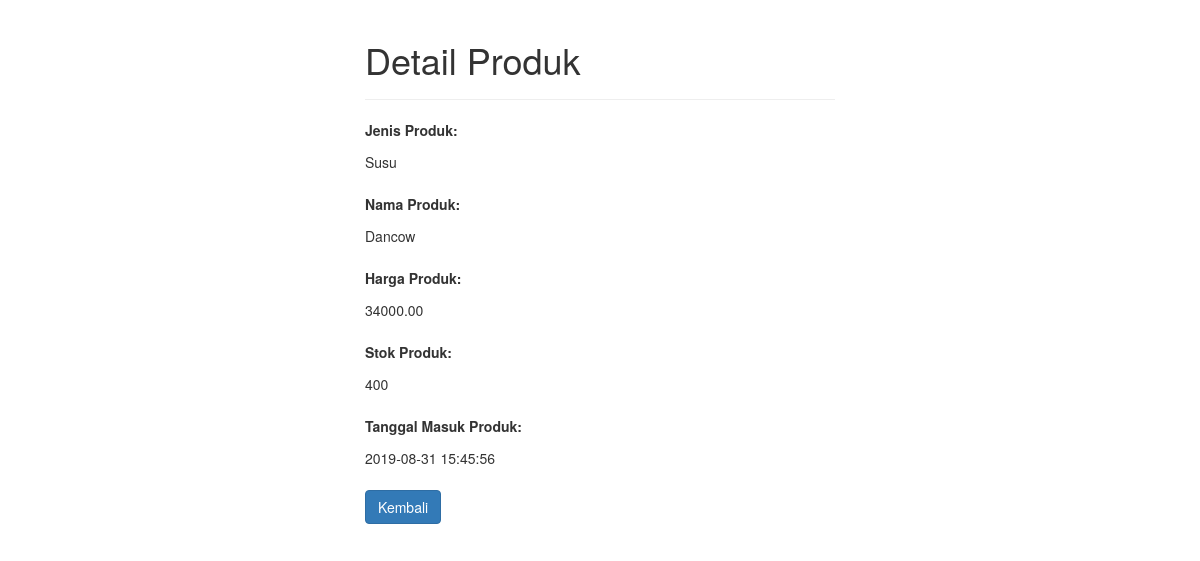
The app's page /admin/php/readproduk.php?id=1 with its own data.
### tables this page shows
CREATE TABLE `produk` (
  `id` int(11) NOT NULL,
  `jenisProduk` varchar(80) NOT NULL,
  `namaProduk` varchar(255) NOT NULL,
  `hargaProduk` decimal(13,2) NOT NULL,
  `stokProduk` int(11) NOT NULL,
  `gambarProduk` varchar(255) NOT NULL,
  `tanggalMasuk` datetime DEFAULT current_timestamp()
);

### admin/php/readproduk.php (the view, shortened to what this page needs)
<?php
if(isset($_GET["id"]) && !empty(trim($_GET["id"]))){
    require_once "config.php";
    $sql = "SELECT * FROM produk WHERE id = ?";
    if($stmt = mysqli_prepare($link, $sql)){
        mysqli_stmt_bind_param($stmt, "i", $param_id);
        if(mysqli_stmt_execute($stmt)){
            $result = mysqli_stmt_get_result($stmt);
            if(mysqli_num_rows($result) == 1){
                $row = mysqli_fetch_array($result, MYSQLI_ASSOC);
            } else{
                header("location: error.php");
                exit();
            }
        } else{
            echo "Oops! Something went wrong. Please try again later.";
        }
    }
} else{
    header("location: error.php");
    exit();
}
?>
<!DOCTYPE html>
<html lang="en">
<head>
    <link rel="stylesheet" href="https://maxcdn.bootstrapcdn.com/bootstrap/3.3.7/css/bootstrap.css">
</head>
<body>
    <div class="wrapper">
        <div class="container-fluid">
            <div class="row">
                <div class="col-md-12">
                    <div class="page-header">
                        <h1>Detail Produk</h1>
                    </div>
                    <div class="form-group">
                        <label>Jenis Produk:</label>
                        <p class="form-control-static"><?php echo $row["jenisProduk"]; ?></p>
                    </div>
                    <div class="form-group">
                        <label>Nama Produk:</label>
                        <p class="form-control-static"><?php echo $row["namaProduk"]; ?></p>
                    </div>
                    <div class="form-group">
                        <label>Harga Produk:</label>
                        <p class="form-control-static"><?php echo $row["hargaProduk"]; ?></p>
                    </div>
                    <div class="form-group">
                        <label>Stok Produk:</label>
                        <p class="form-control-static"><?php echo $row["stokProduk"]; ?></p>
                    </div>
                    <div class="form-group">
                        <label>Tanggal Masuk Produk:</label>
                        <p class="form-control-static"><?php echo $row["tanggalMasuk"]; ?></p>
                    </div>
                    <p><a href="editproduk.php" class="btn btn-primary">Kembali</a></p>
                </div>
            </div>
        </div>
    </div>
</body>
</html>

### admin/php/readproduk.php (style rules this page uses)
.wrapper { width: 500px; margin: 0 auto; }

### records on screen
produk: jenisProduk "Susu", namaProduk "Dancow", hargaProduk "34000.00", stokProduk "400", tanggalMasuk "2019-08-31 15:45:56"
